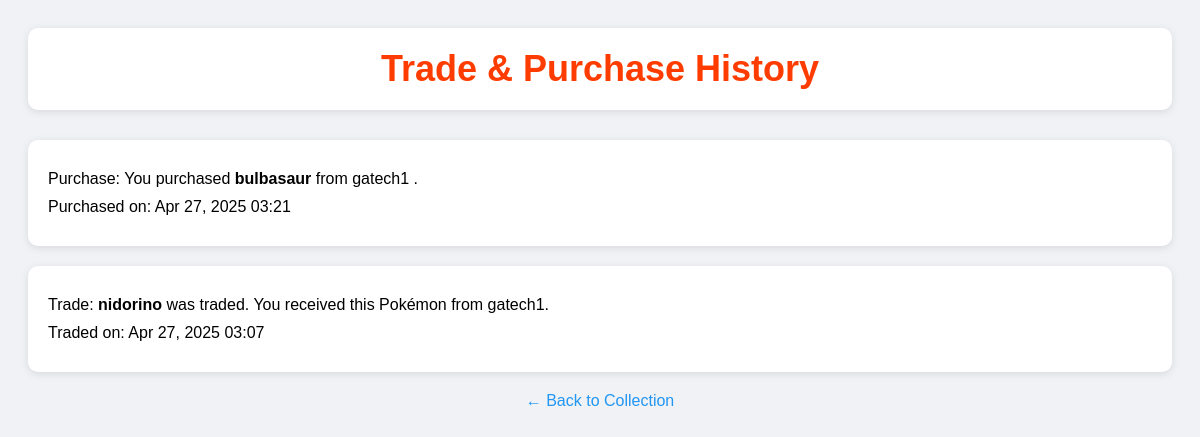
Page /trade_history/ (signed in) on the earlier database version.
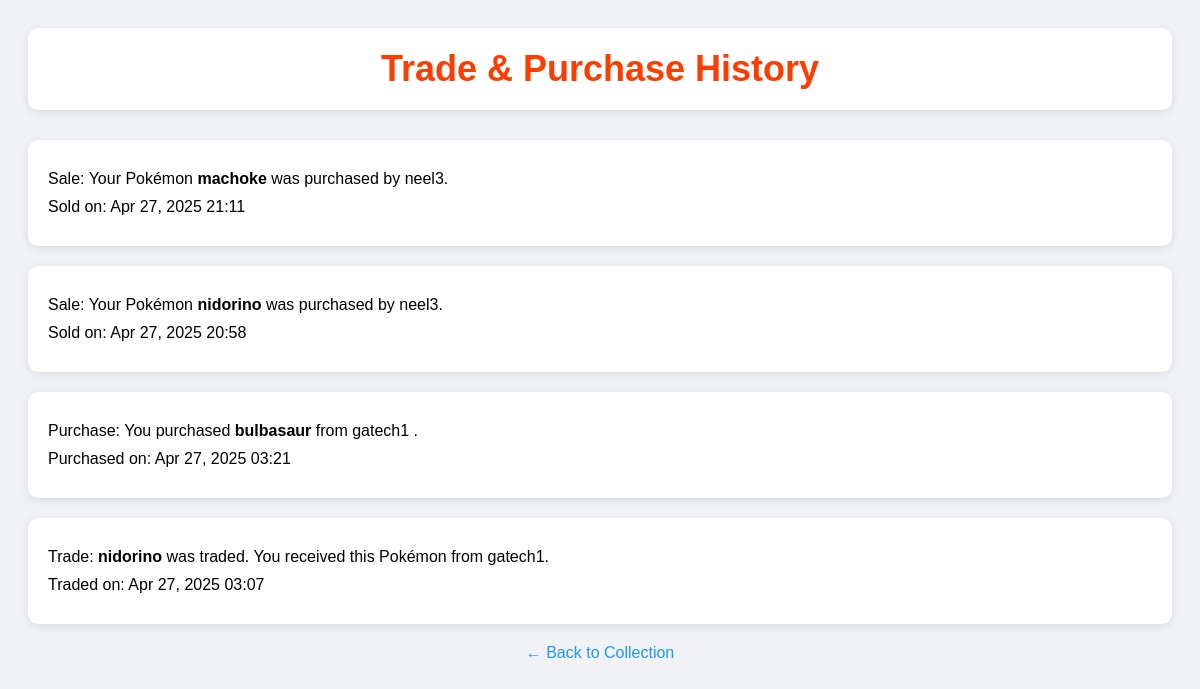
Same page on the later database version.
### collection/models.py (models this page shows, shortened)
class Purchase(models.Model):
    buyer = models.ForeignKey(User, on_delete=models.CASCADE, related_name='purchases')
    seller = models.ForeignKey(User, null=True, blank=True, on_delete=models.SET_NULL, related_name='sales')
    pokemon = models.ForeignKey(Pokemon, on_delete=models.CASCADE)
    price = models.IntegerField(default=1000)
    created_at = models.DateTimeField(auto_now_add=True)

class Pokemon(models.Model):
    name = models.CharField(max_length=100)
    type = models.CharField(max_length=50)
    date_received = models.DateTimeField(auto_now_add=True)
    is_favorite = models.BooleanField(default=False)
    owner = models.ForeignKey(User, on_delete=models.CASCADE, related_name='pokemons')
    poke_id = models.IntegerField(null=True, blank=True)
    is_listed = models.BooleanField(default=False)
    price = models.IntegerField(null=True, blank=True)

class TradeOffer(models.Model):
    seller = models.ForeignKey(
        User, on_delete=models.CASCADE, related_name='incoming_trade_offers'
    )
    buyer = models.ForeignKey(
        User, on_delete=models.CASCADE, related_name='outgoing_trade_offers'
    )
    listing = models.ForeignKey(
        Pokemon, on_delete=models.CASCADE, related_name='trade_offers'
    )
    offered_pokemon = models.ForeignKey(
        Pokemon, on_delete=models.CASCADE, related_name='offered_in_trade'
    )
    STATUS_CHOICES = [
        ('pending', 'Pending'),
        ('accepted', 'Accepted'),
        ('denied', 'Denied'),
    ]
    status = models.CharField(max_length=10, choices=STATUS_CHOICES, default='pending')
    created_at = models.DateTimeField(auto_now_add=True)

### collection/views.py (the view)
# urls.py: path('trade_history/', views.trade_history_view, name='trade_history'),
@login_required
def trade_history_view(request):
    from django.db.models import Q
    from .models import Purchase  # ensure Purchase is imported
    trade_offers = TradeOffer.objects.filter(
        Q(buyer=request.user) | Q(seller=request.user),
        status='accepted'
    )
    purchases = Purchase.objects.filter(Q(buyer=request.user) | Q(seller=request.user))
    history = []
    for t in trade_offers:
        history.append({
            'type': 'trade',
            'created_at': t.created_at,
            'data': t,
        })
    for p in purchases:
        event_type = 'purchase' if p.buyer == request.user else 'sale'
        history.append({
            'type': event_type,
            'created_at': p.created_at,
            'data': p,
        })
    history.sort(key=lambda x: x['created_at'], reverse=True)
    return render(request, 'trade_history.html', {'history': history})

### collection/templates/trade_history.html (shortened to what this page needs)
<!DOCTYPE html>
<html lang="en">
<head>
</head>
<body>
    <div class="header-box">
        <h2>Trade & Purchase History</h2>
    </div>
    <ul class="history-list">
        {% for event in history %}
            {% if event.type == 'trade' %}
                <li class="history-card">
                    <p>
                        Trade: <strong>{{ event.data.listing.name }}</strong> was traded.
                        {% if event.data.buyer == request.user %}
                            You received this Pokémon from {{ event.data.seller.username }}.
                        {% else %}
                            You sent your Pokémon {{ event.data.offered_pokemon.name }} to {{ event.data.buyer.username }}.
                        {% endif %}
                    </p>
                    <p>Traded on: {{ event.created_at|date:"M d, Y H:i" }}</p>
                </li>
            {% elif event.type == 'purchase' %}
                <li class="history-card">
                    <p>
                        Purchase: You purchased <strong>{{ event.data.pokemon.name }}</strong>
                        {% if event.data.seller %}
                            from {{ event.data.seller.username }}
                        {% else %}
                            from the system
                        {% endif %}.
                    </p>
                    <p>Purchased on: {{ event.created_at|date:"M d, Y H:i" }}</p>
                </li>
            {% elif event.type == 'sale' %}
                <li class="history-card">
                    <p>
                        Sale: Your Pokémon <strong>{{ event.data.pokemon.name }}</strong> was purchased by {{ event.data.buyer.username }}.
                    </p>
                    <p>Sold on: {{ event.created_at|date:"M d, Y H:i" }}</p>
                </li>
            {% endif %}
        {% empty %}
            <li class="history-card">
                <p>No trade or purchase events found.</p>
            </li>
        {% endfor %}
    </ul>
    <a href="{% url 'collection' %}" class="back-link">← Back to Collection</a>
</body>
</html>

### collection/templates/trade_history.html (style rules this page uses)
body { font-family: 'Poppins', Arial, sans-serif; background-color: #f0f2f5; padding: 20px; }
.header-box { background-color: white; padding: 20px; border-radius: 10px; text-align: center; margin-bottom: 30px; box-shadow: 0 2px 8px rgba(0,0,0,0.1); }
.header-box h2 { font-size: 36px; color: #ff3c00; margin: 0; }
.history-list { list-style: none; padding: 0; }
.history-card { background: white; border-radius: 10px; padding: 20px; margin-bottom: 20px; box-shadow: 0 2px 8px rgba(0,0,0,0.1); }
.history-card p { margin: 10px 0; }
.back-link { display: block; text-align: center; margin-top: 20px; color: #2196F3; text-decoration: none; }

Differences in the rows shown:
added Purchase: data.pokemon.name "machoke", data.buyer.username "neel3", created_at "Apr 27, 2025 21:11"
added Purchase: data.pokemon.name "nidorino", data.buyer.username "neel3", created_at "Apr 27, 2025 20:58"
